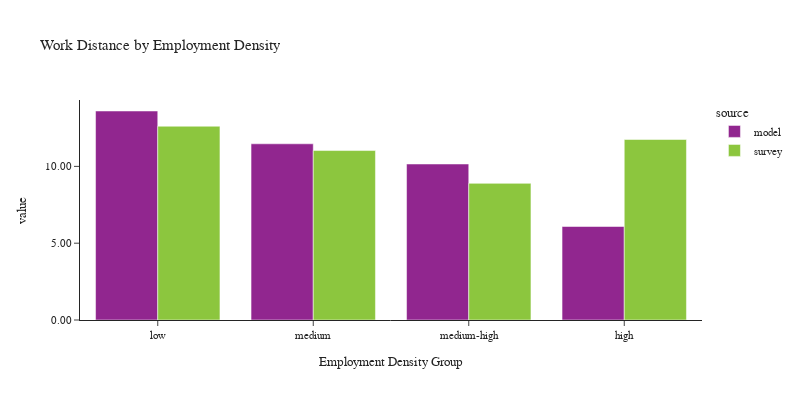

Notebook code cell kept with this figure:
### Code cell
plot_work_location(df_workers, 'emp_density_group', 'Employment Density', 'Employment Density Group')

### Figure 1 — Plotly figure (JSON) as saved in the notebook; plotly's stock layout.template omitted (floating-point values rounded to 4 significant figures)
{"data": [{"alignmentgroup": "True", "customdata": [[791228], [771326], [712472], [670412]], "hovertemplate": "source=model<br>emp_density_group=%{x}<br>value=%{y}<br>sample count=%{customdata[0]}<extra></extra>", "legendgroup": "model", "marker": {"color": "#91268F", "pattern": {"shape": ""}}, "name": "model", "offsetgroup": "model", "orientation": "v", "showlegend": true, "textposition": "auto", "type": "bar", "x": ["low", "medium", "medium-high", "high"], "xaxis": "x", "y": [13.61, 11.47, 10.15, 6.087], "yaxis": "y"}, {"alignmentgroup": "True", "customdata": [[1099], [917], [616], [191]], "hovertemplate": "source=survey<br>emp_density_group=%{x}<br>value=%{y}<br>sample count=%{customdata[0]}<extra></extra>", "legendgroup": "survey", "marker": {"color": "#8CC63E", "pattern": {"shape": ""}}, "name": "survey", "offsetgroup": "survey", "orientation": "v", "showlegend": true, "textposition": "auto", "type": "bar", "x": ["low", "medium", "medium-high", "high"], "xaxis": "x", "y": [12.61, 11.03, 8.894, 11.75], "yaxis": "y"}], "layout": {"barmode": "group", "font": {"size": 11}, "height": 400, "legend": {"title": {"text": "source"}, "tracegroupgap": 0}, "title": {"text": "Work Distance by Employment Density"}, "width": 800, "xaxis": {"anchor": "y", "domain": [0.0, 1.0], "title": {"text": "Employment Density Group"}}, "yaxis": {"anchor": "x", "domain": [0.0, 1.0], "tickformat": ".2f", "title": {"text": "value"}}}}
